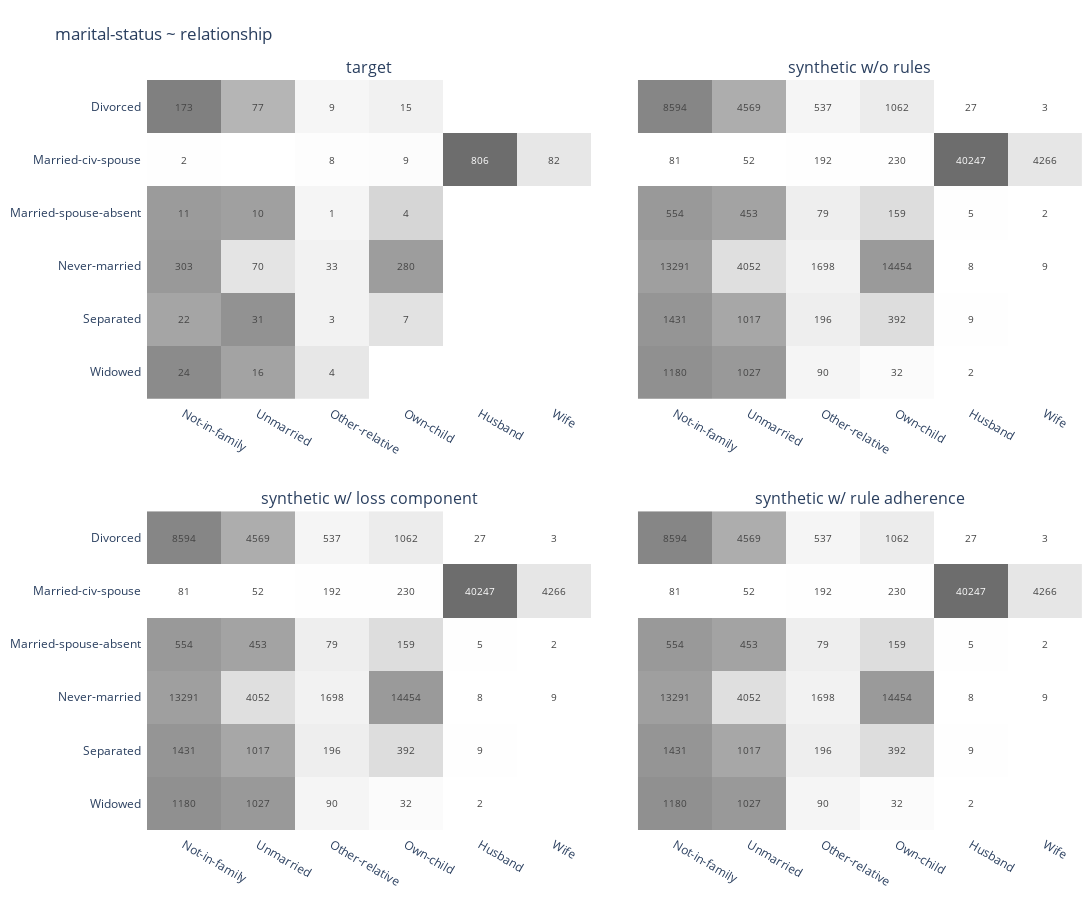

The notebook cell this image was saved under:
### Markdown cell above
#### relationship ~ sex

### Code cell
layout = go.Layout(
    title='marital-status ~ relationship',
    plot_bgcolor="rgba(0,0,0,0)",
    autosize=False,
    height=900,
    width=1100,
    margin=dict(l=10, r=10, b=10, t=80, pad=5),
    showlegend=False,
)
fig = go.Figure(layout=layout).set_subplots(
    rows=2,
    cols=2,
    horizontal_spacing=0.05,
    vertical_spacing=0.15,
    shared_yaxes=True,
    shared_xaxes=True,
    subplot_titles=("target", 
                    "synthetic w/o rules", 
                    "synthetic w/ loss component", 
                    "synthetic w/ rule adherence"),
)

def heat(data):
    col1 = 'marital-status'
    col2 = 'relationship'
    df = data[[col1, col2]].value_counts().to_frame('cnt').reset_index().sort_values([col1, 'cnt'], ascending=False)
    df["share_by_row"] = df["cnt"] / df.groupby(col1)["cnt"].transform("sum")
    heat = go.Heatmap(
        x=df[col2],
        y=df[col1],
        z=df["share_by_row"],
        text=df["cnt"],
        texttemplate="%{text}",
        textfont={"size": 10},
        zmin=0,
        zmax=1,
        colorscale=["white", "#A7A7A7", "#7B7B7B", "#666666"],
        showscale=False,
    )
    return heat

fig.add_trace(heat(tgt), row=1, col=1)
fig.add_trace(heat(syn), row=1, col=2)
fig.add_trace(heat(syn_trn), row=2, col=1)
fig.add_trace(heat(syn_gen), row=2, col=2)
fig.update_xaxes(tickangle=30, showticklabels = True, type = 'category')
fig.write_image("adult_relationship.png")
fig

### Figure 1 — Plotly figure (JSON) as saved in the notebook; plotly's stock layout.template omitted (floating-point values rounded to 4 significant figures)
{"data": [{"colorscale": [[0, "white"], [0.3333, "#A7A7A7"], [0.6667, "#7B7B7B"], [1, "#666666"]], "showscale": false, "text": [24, 16, 4, 31, 22, 7, 3, 303, 280, 70, 33, 11, 10, 4, 1, 806, 82, 9, 8, 2, 173, 77, 15, 9], "textfont": {"size": 10}, "texttemplate": "%{text}", "type": "heatmap", "x": ["Not-in-family", "Unmarried", "Other-relative", "Unmarried", "Not-in-family", "Own-child", "Other-relative", "Not-in-family", "Own-child", "Unmarried", "Other-relative", "Not-in-family", "Unmarried", "Own-child", "Other-relative", "Husband", "Wife", "Own-child", "Other-relative", "Not-in-family", "Not-in-family", "Unmarried", "Own-child", "Other-relative"], "xaxis": "x", "y": ["Widowed", "Widowed", "Widowed", "Separated", "Separated", "Separated", "Separated", "Never-married", "Never-married", "Never-married", "Never-married", "Married-spouse-absent", "Married-spouse-absent", "Married-spouse-absent", "Married-spouse-absent", "Married-civ-spouse", "Married-civ-spouse", "Married-civ-spouse", "Married-civ-spouse", "Married-civ-spouse", "Divorced", "Divorced", "Divorced", "Divorced"], "yaxis": "y", "z": [0.5455, 0.3636, 0.09091, 0.4921, 0.3492, 0.1111, 0.04762, 0.4417, 0.4082, 0.102, 0.0481, 0.4231, 0.3846, 0.1538, 0.03846, 0.8886, 0.09041, 0.009923, 0.00882, 0.002205, 0.6314, 0.281, 0.05474, 0.03285], "zmax": 1, "zmin": 0}, {"colorscale": [[0, "white"], [0.3333, "#A7A7A7"], [0.6667, "#7B7B7B"], [1, "#666666"]], "showscale": false, "text": [1180, 1027, 90, 32, 2, 1431, 1017, 392, 196, 9, 14454, 13291, 4052, 1698, 9, 8, 554, 453, 159, 79, 5, 2, 40247, 4266, 230, 192, 81, 52, 8594, 4569, 1062, 537, 27, 3], "textfont": {"size": 10}, "texttemplate": "%{text}", "type": "heatmap", "x": ["Not-in-family", "Unmarried", "Other-relative", "Own-child", "Husband", "Not-in-family", "Unmarried", "Own-child", "Other-relative", "Husband", "Own-child", "Not-in-family", "Unmarried", "Other-relative", "Wife", "Husband", "Not-in-family", "Unmarried", "Own-child", "Other-relative", "Husband", "Wife", "Husband", "Wife", "Own-child", "Other-relative", "Not-in-family", "Unmarried", "Not-in-family", "Unmarried", "Own-child", "Other-relative", "Husband", "Wife"], "xaxis": "x2", "y": ["Widowed", "Widowed", "Widowed", "Widowed", "Widowed", "Separated", "Separated", "Separated", "Separated", "Separated", "Never-married", "Never-married", "Never-married", "Never-married", "Never-married", "Never-married", "Married-spouse-absent", "Married-spouse-absent", "Married-spouse-absent", "Married-spouse-absent", "Married-spouse-absent", "Married-spouse-absent", "Married-civ-spouse", "Married-civ-spouse", "Married-civ-spouse", "Married-civ-spouse", "Married-civ-spouse", "Married-civ-spouse", "Divorced", "Divorced", "Divorced", "Divorced", "Divorced", "Divorced"], "yaxis": "y2", "z": [0.5062, 0.4406, 0.03861, 0.01373, 0.000858, 0.47, 0.334, 0.1287, 0.06437, 0.002956, 0.4313, 0.3966, 0.1209, 0.05067, 0.0002686, 0.0002387, 0.4425, 0.3618, 0.127, 0.0631, 0.003994, 0.001597, 0.893, 0.09466, 0.005103, 0.00426, 0.001797, 0.001154, 0.581, 0.3089, 0.0718, 0.0363, 0.001825, 0.0002028], "zmax": 1, "zmin": 0}, {"colorscale": [[0, "white"], [0.3333, "#A7A7A7"], [0.6667, "#7B7B7B"], [1, "#666666"]], "showscale": false, "text": [1180, 1027, 90, 32, 2, 1431, 1017, 392, 196, 9, 14454, 13291, 4052, 1698, 9, 8, 554, 453, 159, 79, 5, 2, 40247, 4266, 230, 192, 81, 52, 8594, 4569, 1062, 537, 27, 3], "textfont": {"size": 10}, "texttemplate": "%{text}", "type": "heatmap", "x": ["Not-in-family", "Unmarried", "Other-relative", "Own-child", "Husband", "Not-in-family", "Unmarried", "Own-child", "Other-relative", "Husband", "Own-child", "Not-in-family", "Unmarried", "Other-relative", "Wife", "Husband", "Not-in-family", "Unmarried", "Own-child", "Other-relative", "Husband", "Wife", "Husband", "Wife", "Own-child", "Other-relative", "Not-in-family", "Unmarried", "Not-in-family", "Unmarried", "Own-child", "Other-relative", "Husband", "Wife"], "xaxis": "x3", "y": ["Widowed", "Widowed", "Widowed", "Widowed", "Widowed", "Separated", "Separated", "Separated", "Separated", "Separated", "Never-married", "Never-married", "Never-married", "Never-married", "Never-married", "Never-married", "Married-spouse-absent", "Married-spouse-absent", "Married-spouse-absent", "Married-spouse-absent", "Married-spouse-absent", "Married-spouse-absent", "Married-civ-spouse", "Married-civ-spouse", "Married-civ-spouse", "Married-civ-spouse", "Married-civ-spouse", "Married-civ-spouse", "Divorced", "Divorced", "Divorced", "Divorced", "Divorced", "Divorced"], "yaxis": "y3", "z": [0.5062, 0.4406, 0.03861, 0.01373, 0.000858, 0.47, 0.334, 0.1287, 0.06437, 0.002956, 0.4313, 0.3966, 0.1209, 0.05067, 0.0002686, 0.0002387, 0.4425, 0.3618, 0.127, 0.0631, 0.003994, 0.001597, 0.893, 0.09466, 0.005103, 0.00426, 0.001797, 0.001154, 0.581, 0.3089, 0.0718, 0.0363, 0.001825, 0.0002028], "zmax": 1, "zmin": 0}, {"colorscale": [[0, "white"], [0.3333, "#A7A7A7"], [0.6667, "#7B7B7B"], [1, "#666666"]], "showscale": false, "text": [1180, 1027, 90, 32, 2, 1431, 1017, 392, 196, 9, 14454, 13291, 4052, 1698, 9, 8, 554, 453, 159, 79, 5, 2, 40247, 4266, 230, 192, 81, 52, 8594, 4569, 1062, 537, 27, 3], "textfont": {"size": 10}, "texttemplate": "%{text}", "type": "heatmap", "x": ["Not-in-family", "Unmarried", "Other-relative", "Own-child", "Husband", "Not-in-family", "Unmarried", "Own-child", "Other-relative", "Husband", "Own-child", "Not-in-family", "Unmarried", "Other-relative", "Wife", "Husband", "Not-in-family", "Unmarried", "Own-child", "Other-relative", "Husband", "Wife", "Husband", "Wife", "Own-child", "Other-relative", "Not-in-family", "Unmarried", "Not-in-family", "Unmarried", "Own-child", "Other-relative", "Husband", "Wife"], "xaxis": "x4", "y": ["Widowed", "Widowed", "Widowed", "Widowed", "Widowed", "Separated", "Separated", "Separated", "Separated", "Separated", "Never-married", "Never-married", "Never-married", "Never-married", "Never-married", "Never-married", "Married-spouse-absent", "Married-spouse-absent", "Married-spouse-absent", "Married-spouse-absent", "Married-spouse-absent", "Married-spouse-absent", "Married-civ-spouse", "Married-civ-spouse", "Married-civ-spouse", "Married-civ-spouse", "Married-civ-spouse", "Married-civ-spouse", "Divorced", "Divorced", "Divorced", "Divorced", "Divorced", "Divorced"], "yaxis": "y4", "z": [0.5062, 0.4406, 0.03861, 0.01373, 0.000858, 0.47, 0.334, 0.1287, 0.06437, 0.002956, 0.4313, 0.3966, 0.1209, 0.05067, 0.0002686, 0.0002387, 0.4425, 0.3618, 0.127, 0.0631, 0.003994, 0.001597, 0.893, 0.09466, 0.005103, 0.00426, 0.001797, 0.001154, 0.581, 0.3089, 0.0718, 0.0363, 0.001825, 0.0002028], "zmax": 1, "zmin": 0}], "layout": {"annotations": [{"font": {"size": 16}, "showarrow": false, "text": "target", "x": 0.2375, "xanchor": "center", "xref": "paper", "y": 1, "yanchor": "bottom", "yref": "paper"}, {"font": {"size": 16}, "showarrow": false, "text": "synthetic w/o rules", "x": 0.7625, "xanchor": "center", "xref": "paper", "y": 1, "yanchor": "bottom", "yref": "paper"}, {"font": {"size": 16}, "showarrow": false, "text": "synthetic w/ loss component", "x": 0.2375, "xanchor": "center", "xref": "paper", "y": 0.425, "yanchor": "bottom", "yref": "paper"}, {"font": {"size": 16}, "showarrow": false, "text": "synthetic w/ rule adherence", "x": 0.7625, "xanchor": "center", "xref": "paper", "y": 0.425, "yanchor": "bottom", "yref": "paper"}], "autosize": false, "height": 900, "margin": {"b": 10, "l": 10, "pad": 5, "r": 10, "t": 80}, "plot_bgcolor": "rgba(0, 0, 0, 0)", "showlegend": false, "title": {"text": "marital-status ~ relationship"}, "width": 1100, "xaxis": {"anchor": "y", "autorange": true, "domain": [0, 0.475], "matches": "x3", "range": [-0.5, 5.5], "showticklabels": true, "tickangle": 30, "type": "category"}, "xaxis2": {"anchor": "y2", "autorange": true, "domain": [0.525, 1], "matches": "x4", "range": [-0.5, 5.5], "showticklabels": true, "tickangle": 30, "type": "category"}, "xaxis3": {"anchor": "y3", "autorange": true, "domain": [0, 0.475], "range": [-0.5, 5.5], "showticklabels": true, "tickangle": 30, "type": "category"}, "xaxis4": {"anchor": "y4", "autorange": true, "domain": [0.525, 1], "range": [-0.5, 5.5], "showticklabels": true, "tickangle": 30, "type": "category"}, "yaxis": {"anchor": "x", "autorange": true, "domain": [0.575, 1], "range": [-0.5, 5.5], "type": "category"}, "yaxis2": {"anchor": "x2", "autorange": true, "domain": [0.575, 1], "matches": "y", "range": [-0.5, 5.5], "showticklabels": false, "type": "category"}, "yaxis3": {"anchor": "x3", "autorange": true, "domain": [0, 0.425], "range": [-0.5, 5.5], "type": "category"}, "yaxis4": {"anchor": "x4", "autorange": true, "domain": [0, 0.425], "matches": "y3", "range": [-0.5, 5.5], "showticklabels": false, "type": "category"}}}
